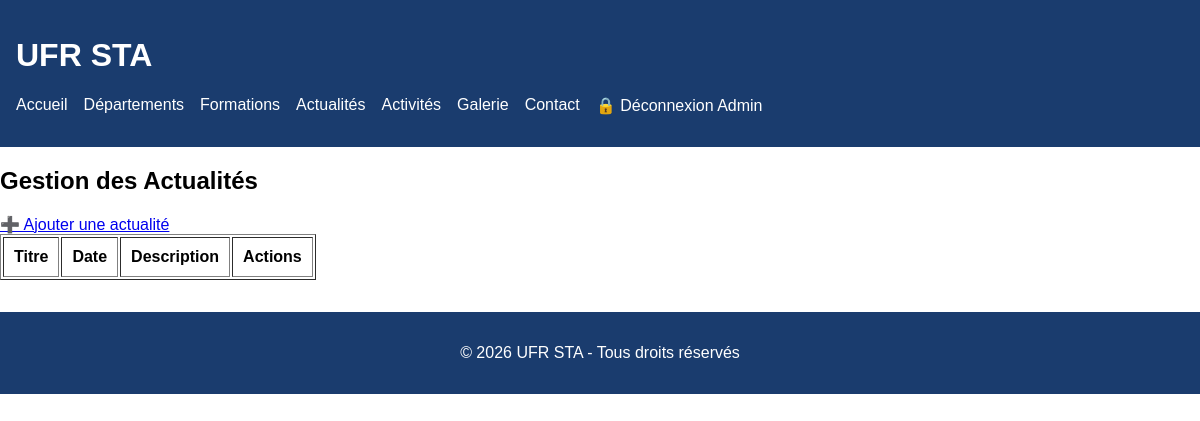
The page /admin/actualites (signed in) on the database as committed earlier.
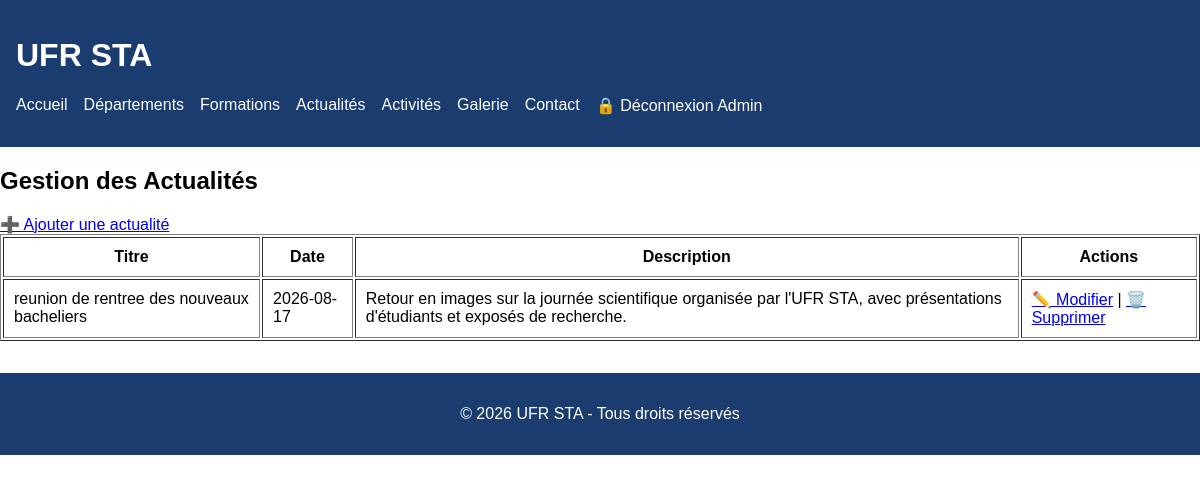
The same page on the database as committed later.
### app.py (models this page shows)
class Actualite(db.Model):
    id = db.Column(db.Integer, primary_key=True)
    titre = db.Column(db.String(200), nullable=False)
    date = db.Column(db.String(50), nullable=False)
    description = db.Column(db.Text, nullable=False)
    photo = db.Column(db.String(200), nullable=True)

### app.py (the view)
@app.route('/admin/actualites')
@connexion_requise
def admin_actualites():
    toutes_actualites = Actualite.query.all()
    return render_template('admin/actualites_liste.html', actualites=toutes_actualites)

### app.py (called while the page is built)
def connexion_requise(f):
    @wraps(f)
    def fonction_protegee(*args, **kwargs):
        if not session.get('admin_connecte'):
            return redirect(url_for('admin_login'))
        return f(*args, **kwargs)
    return fonction_protegee

### templates/admin/actualites_liste.html (shortened to what this page needs)
{% extends "base.html" %}
{% block contenu %}
<h2>Gestion des Actualités</h2>
<a href="{{ url_for('admin_ajouter_actualite') }}">➕ Ajouter une actualité</a>
<table border="1" cellpadding="10">
    <tr>
        <th>Titre</th>
        <th>Date</th>
        <th>Description</th>
        <th>Actions</th>
    </tr>
    {% for actualite in actualites %}
    <tr>
        <td>{{ actualite.titre }}</td>
        <td>{{ actualite.date }}</td>
        <td>{{ actualite.description }}</td>
        <td>
            <a href="{{ url_for('admin_modifier_actualite', id=actualite.id) }}">✏️ Modifier</a>
            |
            <a href="{{ url_for('admin_supprimer_actualite', id=actualite.id) }}" onclick="return confirm('Supprimer cette actualité ?')">🗑️ Supprimer</a>
        </td>
    </tr>
    {% endfor %}
</table>
{% endblock %}

Rows that differ between the two databases and show on the page:
added Actualite: titre "reunion de rentree des nouveaux bacheliers", date "2026-08-17", description "Retour en images sur la journée scientifique organisée par l'UFR STA, avec présentations d'étudiants et exposés de recherche."
